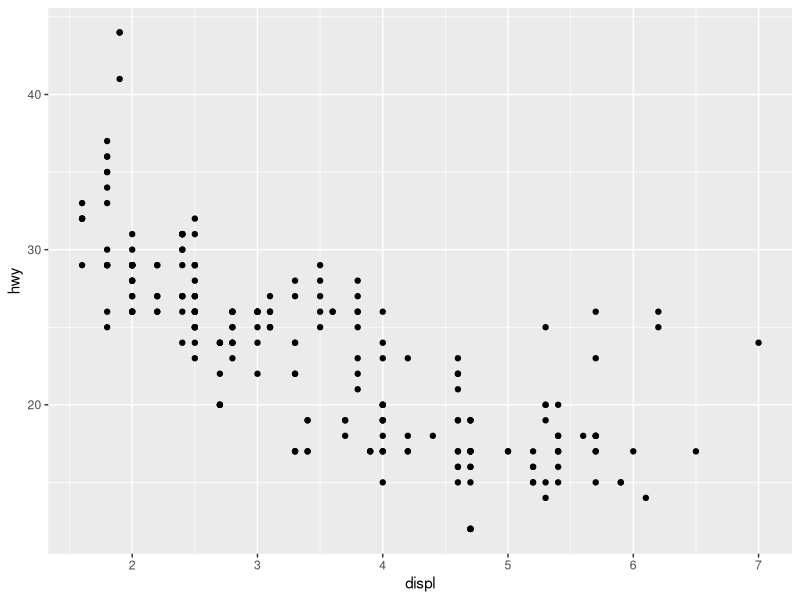
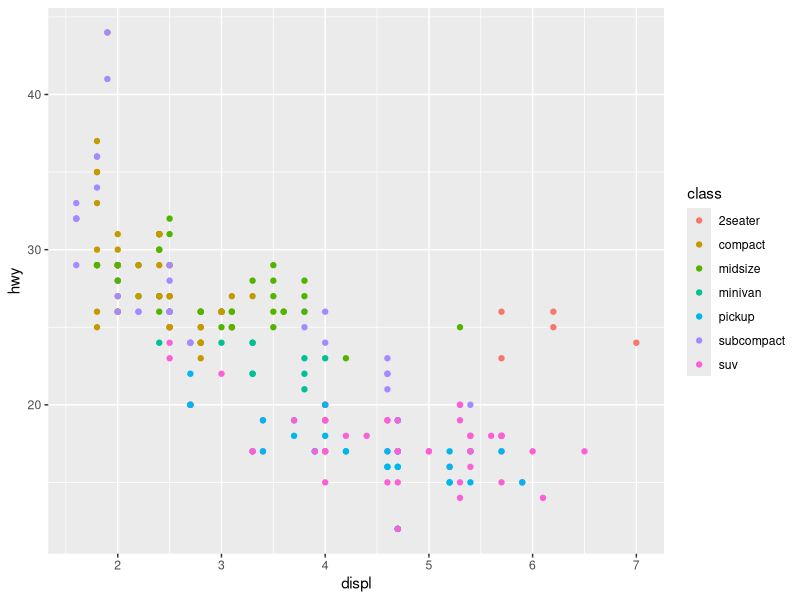
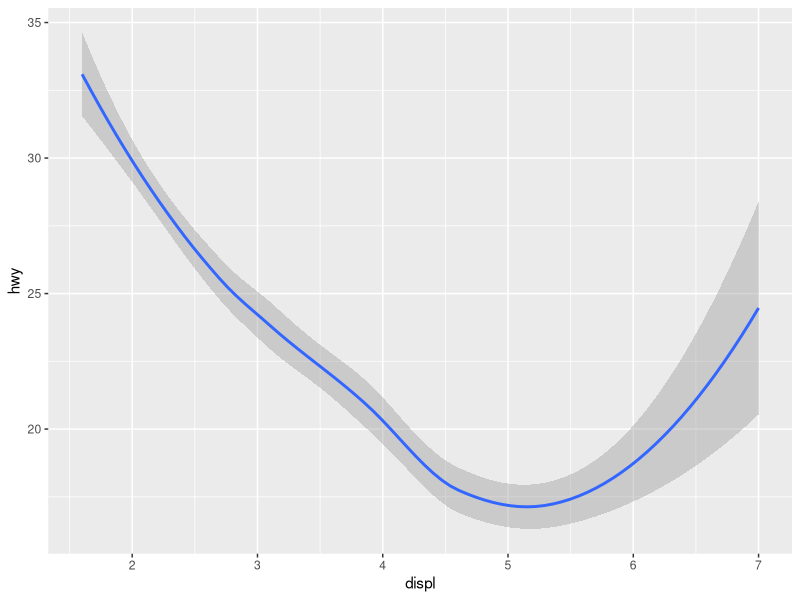
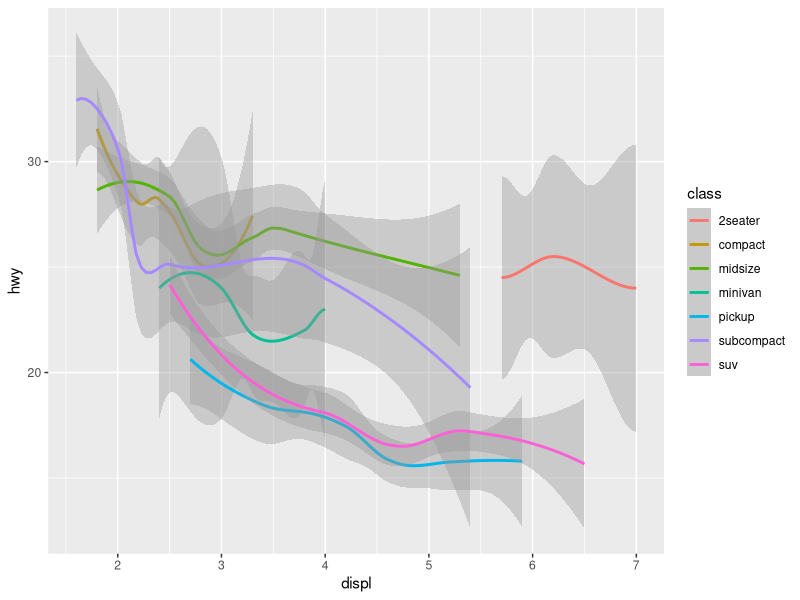
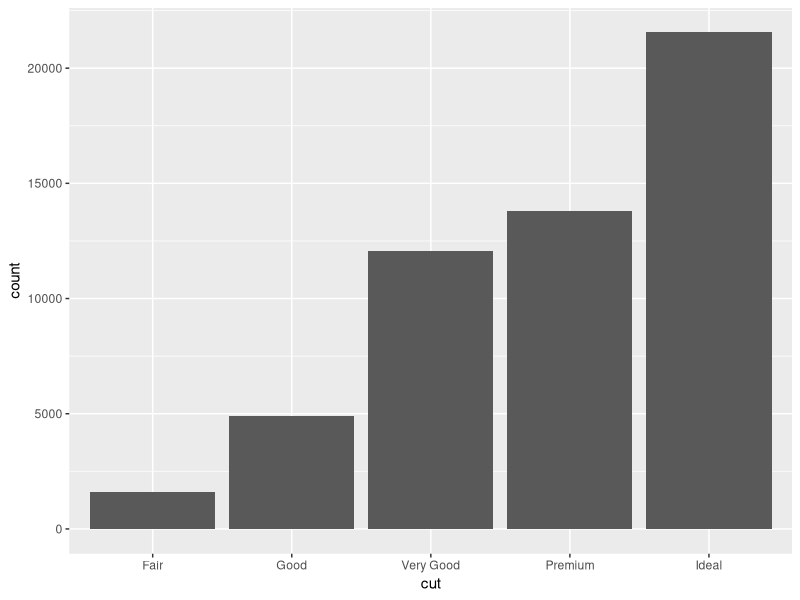
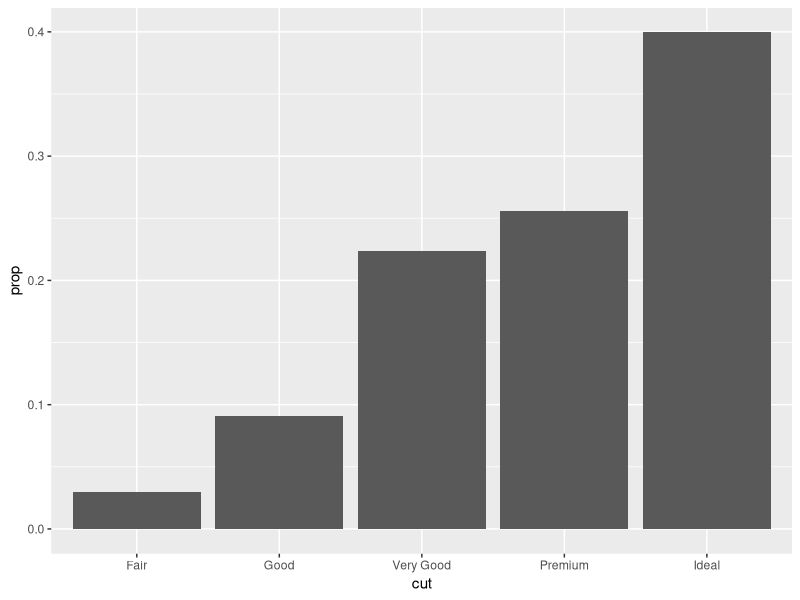
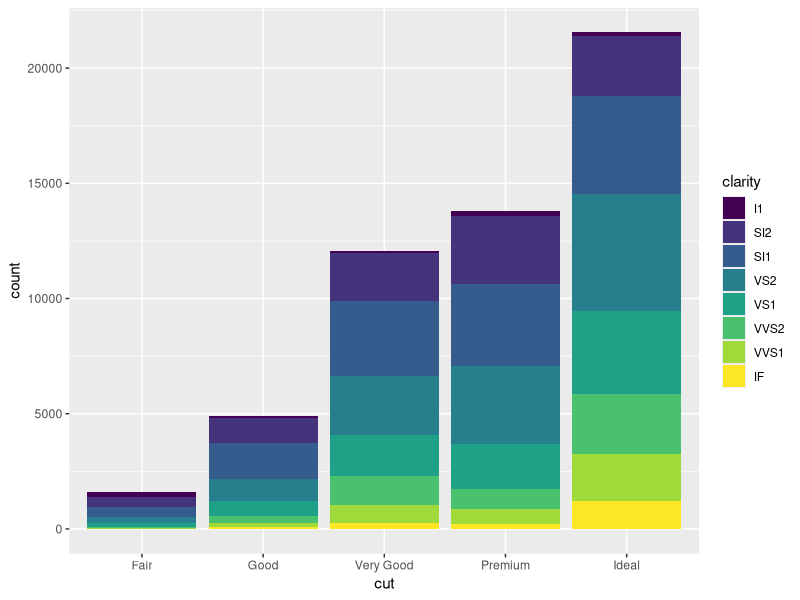
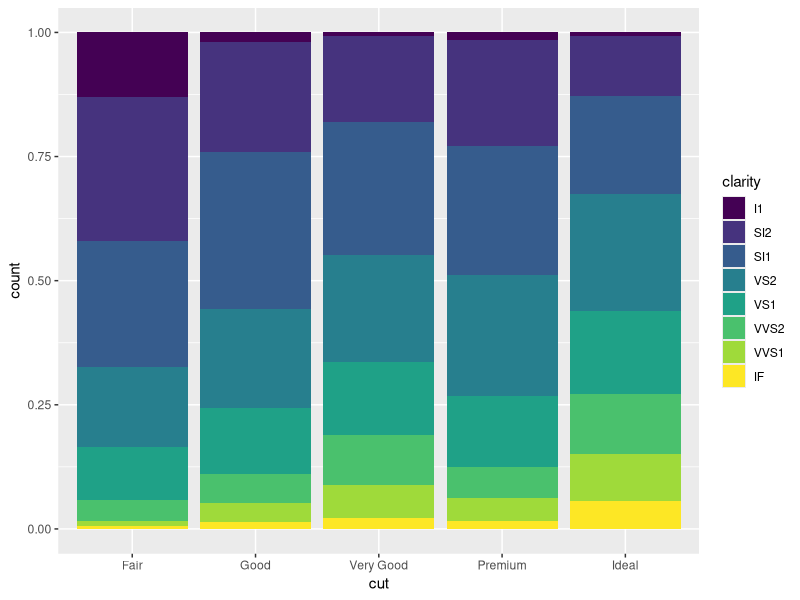

These figures' R source, in order:
#autor:      Joao Sollari Lopes
#local:      INE, Lisboa
#Rversion:   3.6.1
#criado:     14.10.2019
#modificado: 27.10.2019

setwd("2019/2019.08.13_formacao_RCD2019/bin/")
library("tidyverse")

## 1. Scatterplots
?mpg

#table
print(mpg)

#scatterplot
fnam <- "../results/visualization/scatterplot1.tiff"
tiff(file=fnam,units="in",width=5,height=4,res=300,compression="lzw")
ggplot(data=mpg) +
  geom_point(mapping=aes(x=displ,y=hwy))
dev.off()

#multiple scatterplot
fnam <- "../results/visualization/scatterplot2.tiff"
tiff(file=fnam,units="in",width=6,height=4,res=300,compression="lzw")
ggplot(data=mpg) +
  geom_point(mapping=aes(x=displ,y=hwy,color=class))
dev.off()

#smoothplot
fnam <- "../results/visualization/scatterplot3.tiff"
tiff(file=fnam,units="in",width=5,height=4,res=300,compression="lzw")
ggplot(data=mpg) +
  geom_smooth(mapping=aes(x=displ,y=hwy))
dev.off()

#multiple smoothplot
fnam <- "../results/visualization/scatterplot4.tiff"
tiff(file=fnam,units="in",width=6,height=4,res=300,compression="lzw")
ggplot(data=mpg) +
  geom_smooth(mapping=aes(x=displ,y=hwy,color=class))
dev.off()

## 2. Barplots
?diamonds
print(diamonds)

#barplot
fnam <- "../results/visualization/barplot1.tiff"
tiff(file=fnam,units="in",width=5,height=4,res=300,compression="lzw")
ggplot(data=diamonds) +
  geom_bar(mapping=aes(x=cut))
dev.off()

#barplot (proportions)
fnam <- "../results/visualization/barplot2.tiff"
tiff(file=fnam,units="in",width=5,height=4,res=300,compression="lzw")
ggplot(data=diamonds) +
  geom_bar(mapping=aes(x=cut,y=..prop..,group=1))
dev.off()

#stacked barplot
fnam <- "../results/visualization/barplot3.tiff"
tiff(file=fnam,units="in",width=6,height=4,res=300,compression="lzw")
ggplot(data=diamonds) +
  geom_bar(mapping=aes(x=cut,fill=clarity))
dev.off()

#stacked barplot (proportions)
fnam <- "../results/visualization/barplot4.tiff"
tiff(file=fnam,units="in",width=6,height=4,res=300,compression="lzw")
ggplot(data=diamonds) +
  geom_bar(mapping=aes(x=cut,fill=clarity),position="fill")
dev.off()

#clustered barplot
fnam <- "../results/visualization/barplot5.tiff"
tiff(file=fnam,units="in",width=6,height=4,res=300,compression="lzw")
ggplot(data=diamonds) +
  geom_bar(mapping=aes(x=cut,fill=clarity),position="dodge")
dev.off()

## 3. Boxplot
?diamonds
print(diamonds)

#boxplot 1
fnam <- "../results/visualization/boxplot1.tiff"
tiff(file=fnam,units="in",width=5,height=4,res=300,compression="lzw")
ggplot(data=diamonds) +
  geom_boxplot(mapping=aes(y=carat))
dev.off()

#boxplot 2
fnam <- "../results/visualization/boxplot2.tiff"
tiff(file=fnam,units="in",width=5,height=4,res=300,compression="lzw")
ggplot(data=diamonds) +
  geom_boxplot(mapping=aes(x=cut,y=carat))
dev.off()

## 4. Histograms
?diamonds
print(diamonds)

#histogram 1
fnam <- "../results/visualization/histogram1.tiff"
tiff(file=fnam,units="in",width=5,height=4,res=300,compression="lzw")
ggplot(data=diamonds) +
  geom_histogram(mapping=aes(x=carat))
dev.off()

#histogram 2
fnam <- "../results/visualization/histogram2.tiff"
tiff(file=fnam,units="in",width=5,height=4,res=300,compression="lzw")
ggplot(data=diamonds) +
  geom_histogram(mapping=aes(x=carat),binwidth=0.01)
dev.off()

#histogram 3
fnam <- "../results/visualization/histogram3.tiff"
tiff(file=fnam,units="in",width=5,height=4,res=300,compression="lzw")
ggplot(data=diamonds) +
  geom_freqpoly(mapping=aes(x=carat),binwidth=0.01)
dev.off()

#histogram 4
fnam <- "../results/visualization/histogram4.tiff"
tiff(file=fnam,units="in",width=6,height=4,res=300,compression="lzw")
ggplot(data=diamonds) +
  geom_freqpoly(mapping=aes(x=carat,color=cut),binwidth=0.1)
dev.off()

#histogram 5
fnam <- "../results/visualization/histogram5.tiff"
tiff(file=fnam,units="in",width=6,height=4,res=300,compression="lzw")
ggplot(data=diamonds) +
  geom_freqpoly(mapping=aes(x=carat,y=..density..,color=cut),binwidth=0.1)
dev.off()

#histogram 6
fnam <- "../results/visualization/histogram6.tiff"
tiff(file=fnam,units="in",width=6,height=4,res=300,compression="lzw")
ggplot(data=diamonds) +
  geom_freqpoly(mapping=aes(x=carat,y=..density..),binwidth=0.1) +
  geom_density(mapping=aes(x=carat),color="red")
dev.off()
